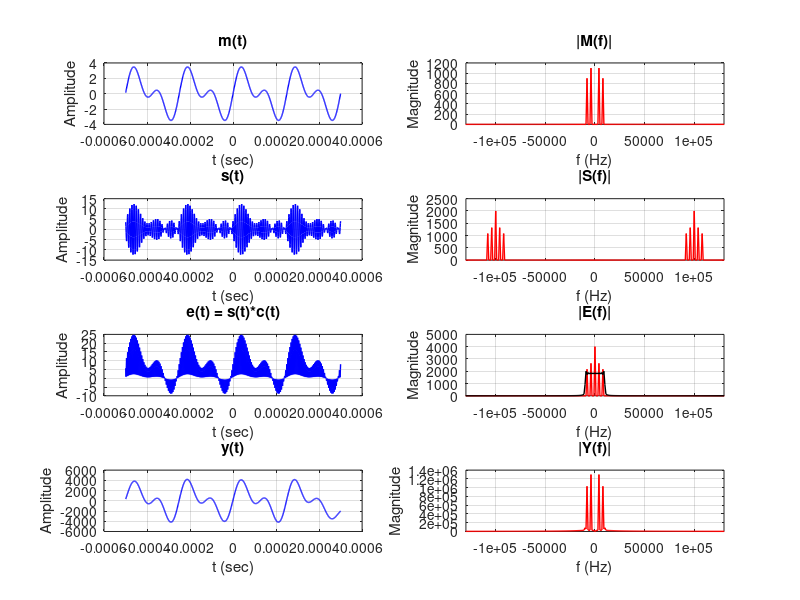

This chart was generated by the following MATLAB code: (Note: this script raises an error after producing the figure.)
clc; clear; close all;

fs = 1e6;
t = -0.0005+1/fs:1/fs:0.0005;

mt = 2.2*sin(2*pi*4e3*t) + 1.8*sin(2*pi*8e3*t);

Ac = 2;
fc = 1e5;
ct = Ac*cos(2*pi*fc*t);

Ka = 0.6;

st = Ac*(1 + Ka*mt).*ct;

N = length(t);
f = (-N/2:N/2-1)*fs/N;

et = st .* ct;

lpf = sinc(2.5*8e3*t)/N*(2.5*8e3)/2;
dt = conv(et, lpf, 'same');

yt = dt - mean(dt);

figure

subplot(4,2,1)
plot(t, mt, 'b', 'LineWidth', 1)
grid on
title('m(t)')
xlabel('t (sec)')
ylabel('Amplitude')

subplot(4,2,2)
plot(f, abs(fftshift(fft(mt))), 'r', 'LineWidth', 1)
grid on
title('|M(f)|')
xlabel('f (Hz)')
ylabel('Magnitude')
xlim([-fc-3e4 fc+3e4])

subplot(4,2,3)
plot(t, st, 'b', 'LineWidth', 1)
grid on
title('s(t)')
xlabel('t (sec)')
ylabel('Amplitude')

subplot(4,2,4)
plot(f, abs(fftshift(fft(st))), 'r', 'LineWidth', 1)
grid on
title('|S(f)|')
xlabel('f (Hz)')
ylabel('Magnitude')
xlim([-fc-3e4 fc+3e4])

subplot(4,2,5)
plot(t, et, 'b', 'LineWidth', 1)
grid on
title('e(t) = s(t)*c(t)')
xlabel('t (sec)')
ylabel('Amplitude')

subplot(4,2,6)
plot(f, abs(fftshift(fft(et))), 'r', 'LineWidth', 1)
hold on
plot(f, abs(fftshift(fft(lpf))) / max(abs(fftshift(fft(lpf)))) * max(abs(fftshift(fft(et)))) /2, ...
    'k', 'LineWidth', 1)
hold off
grid on
title('|E(f)|')
xlabel('f (Hz)')
ylabel('Magnitude')
xlim([-fc-3e4 fc+3e4])

subplot(4,2,7)
plot(t, yt, 'b', 'LineWidth', 1)
grid on
title('y(t)')
xlabel('t (sec)')
ylabel('Amplitude')

subplot(4,2,8)
plot(f, abs(fftshift(fft(yt))), 'r', 'LineWidth', 1)
grid on
title('|Y(f)|')
xlabel('f (Hz)')
ylabel('Magnitude')
xlim([-fc-3e4 fc+3e4])

sgtitle('Lab 4 HW2: Synchronous Demodulation (Ka = 0.6)')

x_rect = abs(st);

yt_envo = zeros(1, N);
yt_envo(1) = x_rect(1);

alpha = 0.95;

for i = 2:N
    if x_rect(i) > yt_envo(i-1)
        yt_envo(i) = x_rect(i);
    else
        yt_envo(i) = alpha*yt_envo(i-1);
    end
end

yt_envo = yt_envo - mean(yt_envo);

figure

subplot(4,2,1)
plot(t, mt, 'b', 'LineWidth', 1)
grid on
title('m(t)')
xlabel('t (sec)')
ylabel('Amplitude')

subplot(4,2,2)
plot(f, abs(fftshift(fft(mt))), 'r', 'LineWidth', 1)
grid on
title('|M(f)|')
xlabel('f (Hz)')
ylabel('Magnitude')
xlim([-fc-3e4 fc+3e4])

subplot(4,2,3)
plot(t, st, 'b', 'LineWidth', 1)
grid on
title('s(t)')
xlabel('t (sec)')
ylabel('Amplitude')

subplot(4,2,4)
plot(f, abs(fftshift(fft(st))), 'r', 'LineWidth', 1)
grid on
title('|S(f)|')
xlabel('f (Hz)')
ylabel('Magnitude')
xlim([-fc-3e4 fc+3e4])

subplot(4,2,5)
plot(t, x_rect, 'b', 'LineWidth', 1)
grid on
title('|s(t)|')
xlabel('t (sec)')
ylabel('Amplitude')

subplot(4,2,6)
plot(f, abs(fftshift(fft(x_rect))), 'r', 'LineWidth', 1)
grid on
title('||S(f)||')
xlabel('f (Hz)')
ylabel('Magnitude')
xlim([-fc-3e4 fc+3e4])

subplot(4,2,7)
plot(t, yt_envo, 'b', 'LineWidth', 1)
grid on
title('y_{Envelope}(t)')
xlabel('t (sec)')
ylabel('Amplitude')

subplot(4,2,8)
plot(f, abs(fftshift(fft(yt_envo))), 'r', 'LineWidth', 1)
grid on
title('|Y_{Envelope}(f)|')
xlabel('f (Hz)')
ylabel('Magnitude')
xlim([-fc-3e4 fc+3e4])

sgtitle('Lab 4 HW2: Envelope Detector (Ka = 0.6)')
